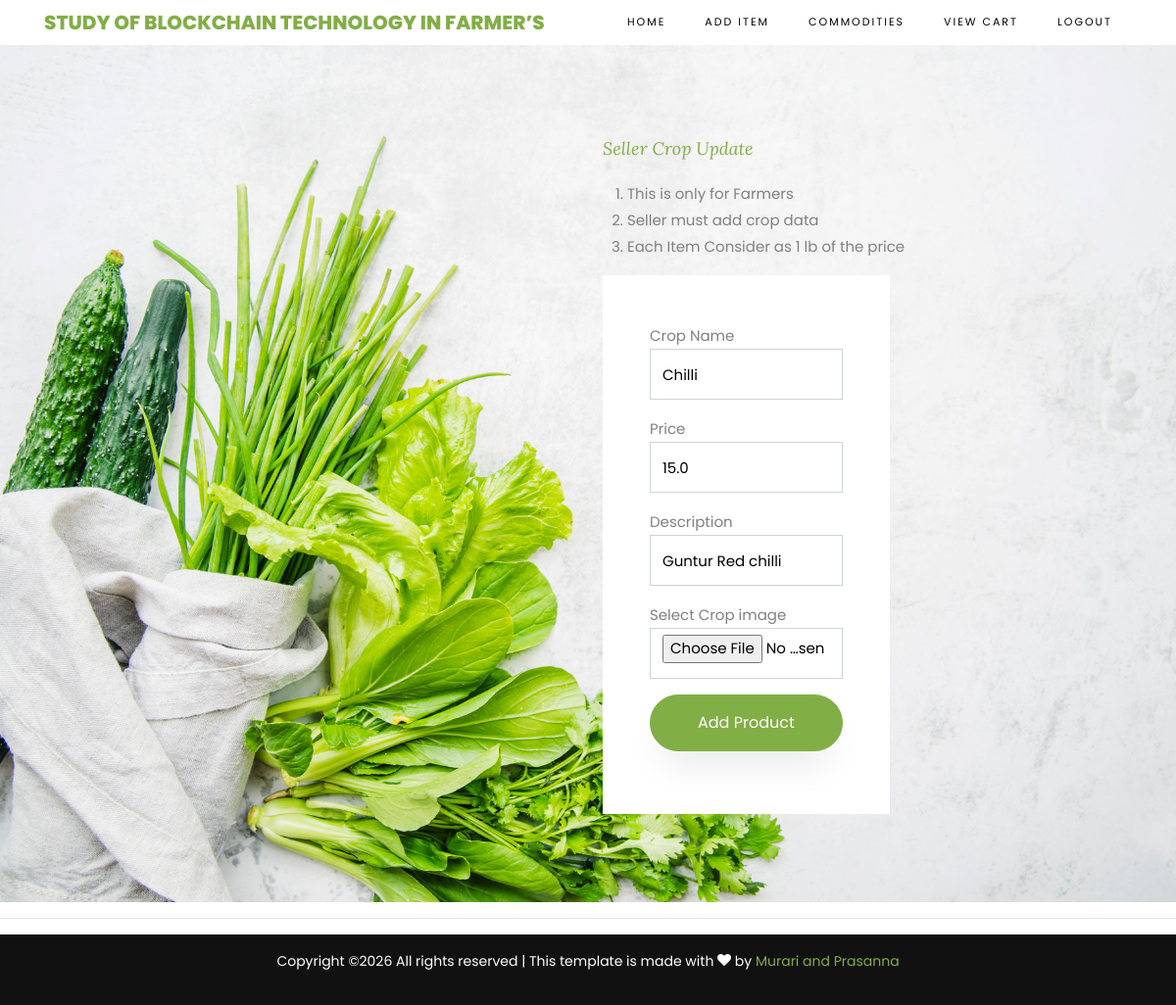
Page /SellerUpdateProducts/?cropid=1 on the committed database.
### sellers/models.py (models this page shows, shortened)
class FarmersCropsModels(models.Model):
    sellername = models.CharField(max_length=100)
    selleremail = models.CharField(max_length=100)
    cropname = models.CharField(max_length=100)
    price = models.FloatField()
    description = models.CharField(max_length=100000)
    file = models.FileField(upload_to='files/')
    cdate = models.DateTimeField(auto_now_add=True)
    class Meta:
        db_table = "FarmersCrops"

### sellers/views.py (the view)
# urls.py: path("SellerUpdateProducts/", seller.SellerUpdateProducts, name="SellerUpdateProducts"),
def SellerUpdateProducts(request):
    cropid = request.GET.get('cropid')
    data = FarmersCropsModels.objects.get(id=cropid)
    return render(request, 'sellers/CropsUpdatesbySeller.html', {'data': data})
    return HttpResponse("Update products Working Success")

### assets/templates/sellers/CropsUpdatesbySeller.html (shortened to what this page needs)
{%extends 'sellers/sellerbase.html'%}
{%load static%}
{%block contents%}
<section class="ftco-section img" style="background-image: url({%static 'images/bg_3.jpg'%});">
    	<div class="container">
				<div class="row justify-content-end">
          <div class="col-md-6 heading-section ftco-animate deal-of-the-day ftco-animate">
          	<span class="subheading">Seller Crop Update</span>
            <p>
             <div class="row block-9">
          <div class="col-md-6 order-md-last d-flex">
            <form action="{%url 'SellerCropUpdateAction'%}" class="bg-white p-5 contact-form" method="post" enctype="multipart/form-data">
              <div class="form-group">
                Crop Name<input type="text" class="form-control" name="cropname" value="{{data.cropname}}" required>
              </div>
              <div class="form-group">
                 Price <input type="number" class="form-control" name="price" value="{{data.price}}" step=any required>
              </div>
              <div class="form-group">
                Description <input type="text" class="form-control" name="description" value="{{data.description}}" required>
              </div>
              <div class="form-group">
               Select Crop image  <input type="file" class="form-control" value="{{data.file}}" name="file" accept="image/*" placeholder="Select Product Image" required>
              </div>
              <div class="form-group">
                <input type="submit" value="Add Product" class="btn btn-primary py-3 px-5">
              </div>
            </form>
          </div>
            </p>
 <ol>
                  <li>This is only for Farmers</li>
                  <li>Seller must add crop data</li>
                  <li>Each Item Consider as 1 lb of the price </li>
              </ol>
          </div>
        </div>
    	</div>
    </section>
{%endblock%}

### rows in the picture
FarmersCropsModels: cropname "Chilli", price "15.0", description "Guntur Red chilli"
